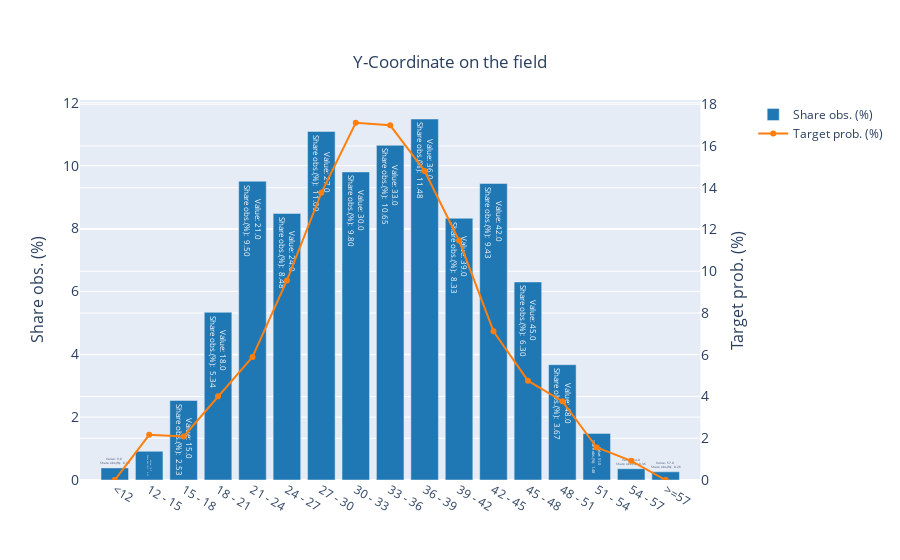

The notebook cell this image was saved under:
### Markdown cell above
Let's start by plotting the univariate variable graph of the y-coordinate of the shots

### Code cell
df_train["posBeforeYMetersBuckets"] = ml_help.build_buckets(df_train, "posBeforeYMeters", 
                                                    step_size=3, 
                                                    min_val=10, 
                                                    max_val=58)

fig, df_group = ml_help.create_univariate_variable_graph(df=df_train, 
                                                         col="posBeforeYMetersBuckets", 
                                                         target_col="goal", 
                                                         binned_cols=True,
                                                         title_name="Y-Coordinate on the field")
fig.show()

### Figure 1 — Plotly figure (JSON) as saved in the notebook; plotly's stock layout.template omitted (floating-point values rounded to 4 significant figures)
{"data": [{"hoverinfo": "text", "marker": {"color": "rgb(31, 119, 180)"}, "name": "Share obs. (%)", "text": ["Value: 9.0 <br />Share obs.(%):  0.39", "Value: 12.0 <br />Share obs.(%):  0.91", "Value: 15.0 <br />Share obs.(%):  2.53", "Value: 18.0 <br />Share obs.(%):  5.34", "Value: 21.0 <br />Share obs.(%):  9.50", "Value: 24.0 <br />Share obs.(%):  8.48", "Value: 27.0 <br />Share obs.(%):  11.09", "Value: 30.0 <br />Share obs.(%):  9.80", "Value: 33.0 <br />Share obs.(%):  10.65", "Value: 36.0 <br />Share obs.(%):  11.48", "Value: 39.0 <br />Share obs.(%):  8.33", "Value: 42.0 <br />Share obs.(%):  9.43", "Value: 45.0 <br />Share obs.(%):  6.30", "Value: 48.0 <br />Share obs.(%):  3.67", "Value: 51.0 <br />Share obs.(%):  1.48", "Value: 54.0 <br />Share obs.(%):  0.36", "Value: 57.0 <br />Share obs.(%):  0.26"], "type": "bar", "x": ["<12", "12 - 15", "15 - 18", "18 - 21", "21 - 24", "24 - 27", "27 - 30", "30 - 33", "33 - 36", "36 - 39", "39 - 42", "42 - 45", "45 - 48", "48 - 51", "51 - 54", "54 - 57", ">=57"], "y": [0.3856, 0.9128, 2.531, 5.335, 9.504, 8.479, 11.09, 9.801, 10.65, 11.48, 8.328, 9.432, 6.301, 3.668, 1.483, 0.3592, 0.2603]}, {"hoverinfo": "text", "marker": {"color": "rgb(255, 127, 14)"}, "name": "Target prob. (%)", "text": ["Value: 9.0 <br />Target prob. (%):  0.00", "Value: 12.0 <br />Target prob. (%):  2.17", "Value: 15.0 <br />Target prob. (%):  2.08", "Value: 18.0 <br />Target prob. (%):  4.01", "Value: 21.0 <br />Target prob. (%):  5.89", "Value: 24.0 <br />Target prob. (%):  9.56", "Value: 27.0 <br />Target prob. (%):  13.76", "Value: 30.0 <br />Target prob. (%):  17.11", "Value: 33.0 <br />Target prob. (%):  16.99", "Value: 36.0 <br />Target prob. (%):  14.81", "Value: 39.0 <br />Target prob. (%):  11.48", "Value: 42.0 <br />Target prob. (%):  7.13", "Value: 45.0 <br />Target prob. (%):  4.76", "Value: 48.0 <br />Target prob. (%):  3.77", "Value: 51.0 <br />Target prob. (%):  1.56", "Value: 54.0 <br />Target prob. (%):  0.92", "Value: 57.0 <br />Target prob. (%):  0.00"], "type": "scatter", "x": ["<12", "12 - 15", "15 - 18", "18 - 21", "21 - 24", "24 - 27", "27 - 30", "30 - 33", "33 - 36", "36 - 39", "39 - 42", "42 - 45", "45 - 48", "48 - 51", "51 - 54", "54 - 57", ">=57"], "xaxis": "x", "y": [0, 2.166, 2.083, 4.015, 5.895, 9.561, 13.76, 17.11, 16.99, 14.81, 11.48, 7.128, 4.759, 3.774, 1.556, 0.9174, 0], "yaxis": "y2"}], "layout": {"title": {"text": "Y-Coordinate on the field", "x": 0.5, "xanchor": "center", "y": 0.9, "yanchor": "top"}, "xaxis": {"anchor": "y", "domain": [0, 0.94]}, "yaxis": {"anchor": "x", "domain": [0, 1], "rangemode": "tozero", "tickfont": {"size": 14}, "title": {"font": {"size": 16}, "text": "Share obs. (%)"}}, "yaxis2": {"anchor": "x", "overlaying": "y", "rangemode": "tozero", "side": "right", "tickfont": {"size": 14}, "title": {"font": {"size": 16}, "text": "Target prob. (%)"}}}}
